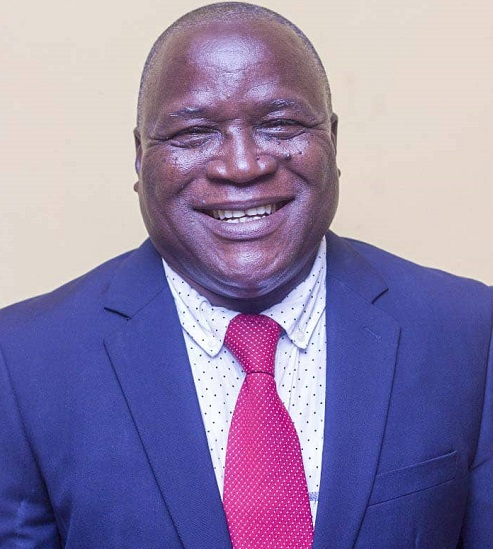
#> input picture L2.VideoCapture/SAMUEL-OLOYE.png, 493 x 549 px
$ python script2.py
#> lines starting #> are read from the running program, lines starting #| are printed output that depends on the picture
import cv2

img = cv2.imread("SAMUEL-OLOYE.png")
#> img is the input picture: shape (549, 493, 3); mean B, G, R 168.5, 129.7, 143.4

imgGray = cv2.cvtColor(img,cv2.COLOR_BGR2GRAY)
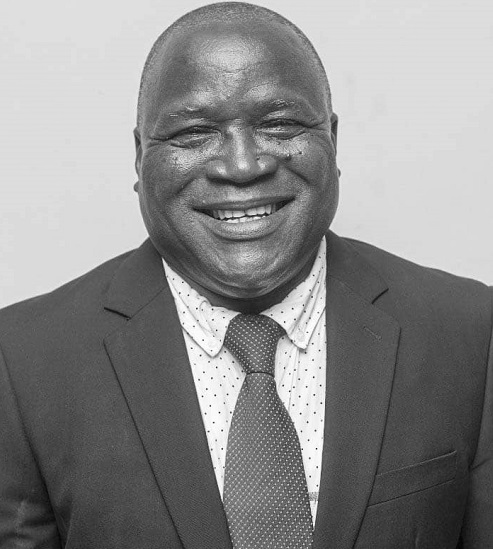
#> imgGray: shape (549, 493); min 2, max 255, mean 138.2
imgBlur = cv2.GaussianBlur(imgGray,(7,7),0)

cv2.imshow("Gray image",imgGray)
cv2.imshow("Blur image",imgBlur)
cv2.waitKey(0)

$ run again, with L2.VideoCapture/3258-Cards.png copied over L2.VideoCapture/SAMUEL-OLOYE.png
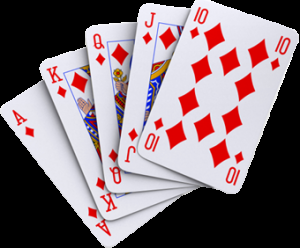
#> input picture L2.VideoCapture/3258-Cards.png, 300 x 248 px
#> img is the input picture: shape (248, 300, 3); mean B, G, R 119.5, 114.2, 130.2
#> `imgGray = cv2.cvtColor(img,cv2.COLOR_BGR2GRAY)`:
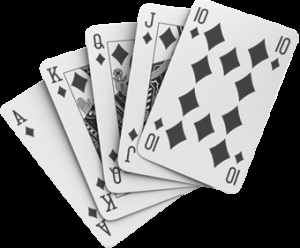
#> imgGray: shape (248, 300); min 0, max 252, mean 119.6
#> `imgBlur = cv2.GaussianBlur(imgGray,(7,7),0)`:
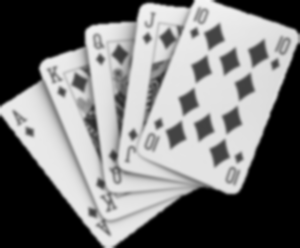
#> imgBlur: shape (248, 300); min 0, max 244, mean 119.6

$ run again, with L2.VideoCapture/photo.png copied over L2.VideoCapture/SAMUEL-OLOYE.png
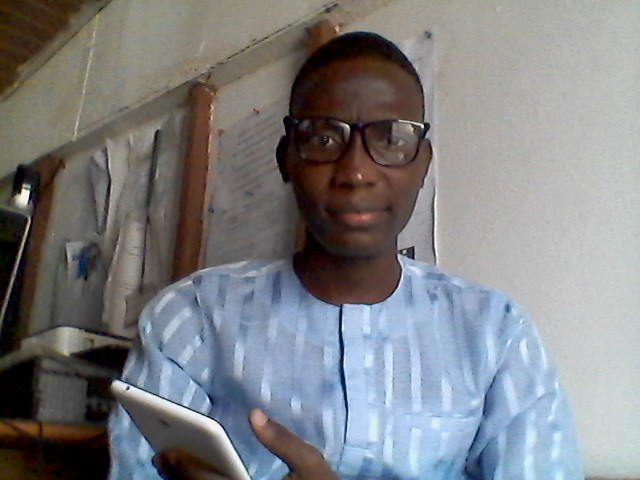
#> input picture L2.VideoCapture/photo.png, 640 x 480 px
#> img is the input picture: shape (480, 640, 3); mean B, G, R 130.3, 127.6, 126.5
#> `imgGray = cv2.cvtColor(img,cv2.COLOR_BGR2GRAY)`:
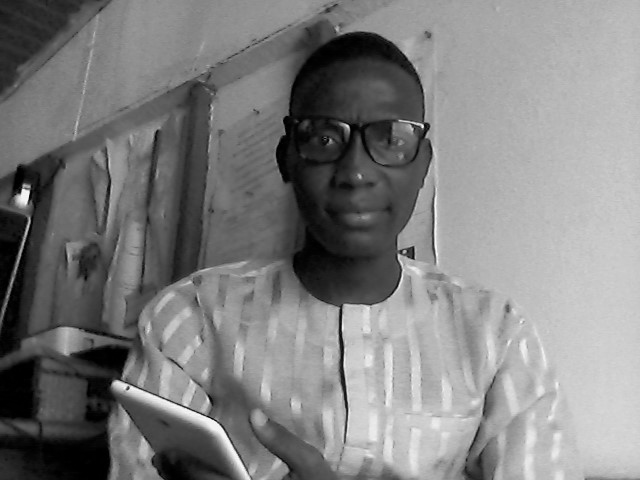
#> imgGray: shape (480, 640); min 0, max 253, mean 127.6
